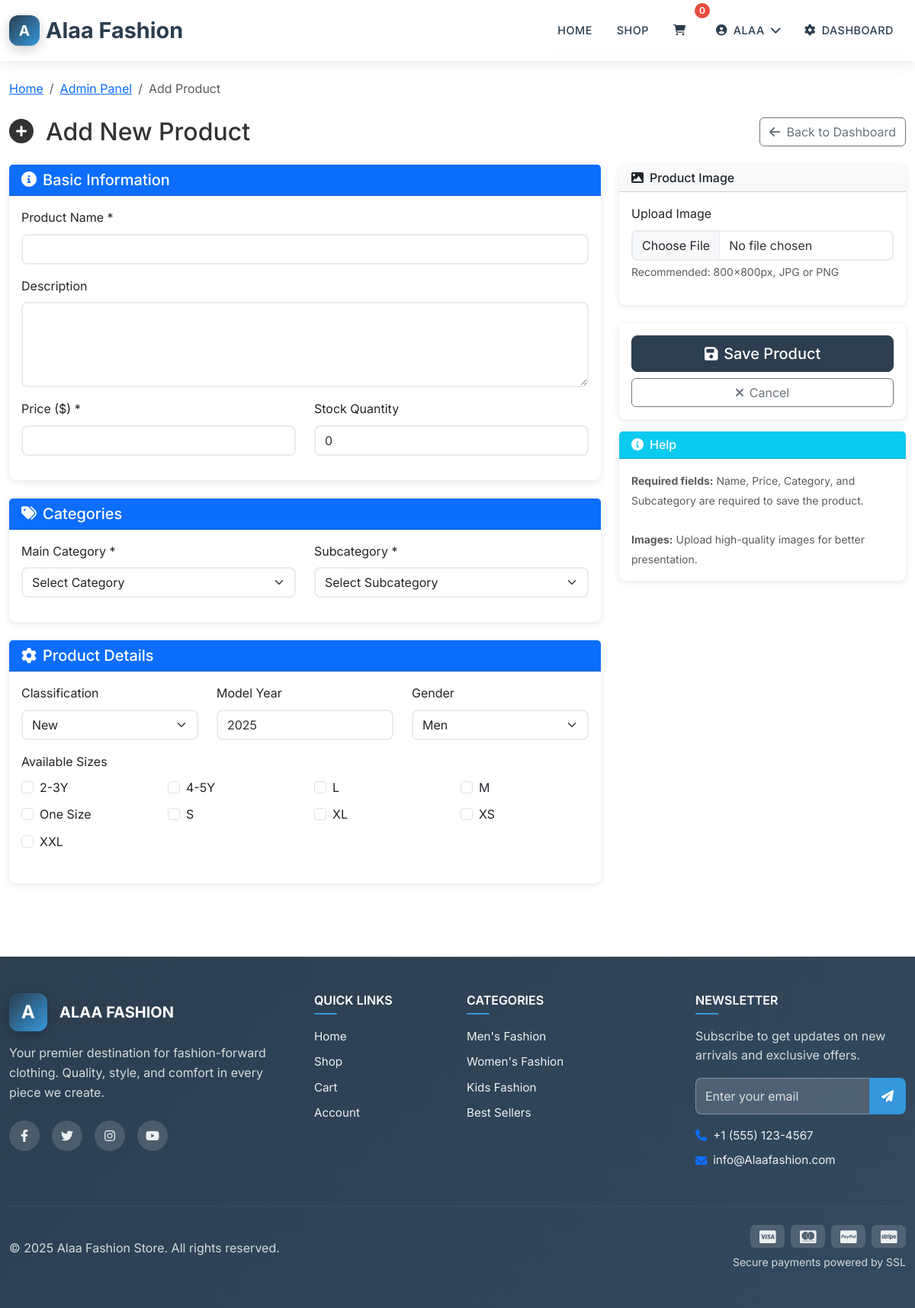
Screenshot of /add_product.php (signed in) with the database file from the repository.
### tables this page shows
CREATE TABLE `sizes` (
  `id` int(11) NOT NULL,
  `name` varchar(50) NOT NULL
);

### add_product.php (the view, shortened to what this page needs)
<?php
require_once __DIR__ . '/includes/db.php';
include 'includes/header.php';
?>
<div class="container py-4">
    <nav aria-label="breadcrumb" class="mb-4">
        <ol class="breadcrumb">
            <li class="breadcrumb-item"><a href="index.php">Home</a></li>
            <li class="breadcrumb-item"><a href="admin_panel.php">Admin Panel</a></li>
            <li class="breadcrumb-item active">Add Product</li>
        </ol>
    </nav>
    <div class="row">
        <div class="col-12">
            <div class="d-flex justify-content-between align-items-center mb-4">
                <h1 class="h2 mb-0">
                    <i class="fas fa-plus-circle me-3"></i>Add New Product
                </h1>
                <a href="admin_panel.php" class="btn btn-outline-secondary">
                    <i class="fas fa-arrow-left me-2"></i>Back to Dashboard
                </a>
            </div>
        </div>
    </div>
    <form method="post" enctype="multipart/form-data">
        <div class="row">
            <div class="col-lg-8">
                <div class="card mb-4">
                    <div class="card-header bg-primary text-white">
                        <h5 class="mb-0">
                            <i class="fas fa-info-circle me-2"></i>Basic Information
                        </h5>
                    </div>
                    <div class="card-body">
                        <div class="mb-3">
                            <label for="name" class="form-label">Product Name *</label>
                            <input type="text" class="form-control" id="name" name="name"
                                   value="<?= htmlspecialchars($_POST['name'] ?? '') ?>" required>
                        </div>
                        <div class="mb-3">
                            <label for="description" class="form-label">Description</label>
                            <textarea class="form-control" id="description" name="description" rows="4"><?= htmlspecialchars($_POST['description'] ?? '') ?></textarea>
                        </div>
                        <div class="row">
                            <div class="col-md-6 mb-3">
                                <label for="price" class="form-label">Price ($) *</label>
                                <input type="number" step="0.01" class="form-control" id="price" name="price"
                                       value="<?= $_POST['price'] ?? '' ?>" required>
                            </div>
                            <div class="col-md-6 mb-3">
                                <label for="stock_quantity" class="form-label">Stock Quantity</label>
                                <input type="number" class="form-control" id="stock_quantity" name="stock_quantity"
                                       value="<?= $_POST['stock_quantity'] ?? 0 ?>" min="0">
                            </div>
                        </div>
                    </div>
                </div>
                <div class="card mb-4">
                    <div class="card-header bg-primary text-white">
                        <h5 class="mb-0">
                            <i class="fas fa-tags me-2"></i>Categories
                        </h5>
                    </div>
                    <div class="card-body">
                        <div class="row">
                            <div class="col-md-6 mb-3">
                                <label for="category_id" class="form-label">Main Category *</label>
                                <select class="form-select" id="category_id" name="category_id" required>
                                    <option value="">Select Category</option>
                                </select>
                            </div>
                            <div class="col-md-6 mb-3">
                                <label for="subcategory_id" class="form-label">Subcategory *</label>
                                <select class="form-select" id="subcategory_id" name="subcategory_id" required>
                                    <option value="">Select Subcategory</option>
                                </select>
                            </div>
                        </div>
                    </div>
                </div>
                <div class="card mb-4">
                    <div class="card-header bg-primary text-white">
                        <h5 class="mb-0">
                            <i class="fas fa-cog me-2"></i>Product Details
                        </h5>
                    </div>
                    <div class="card-body">
                        <div class="row">
                            <div class="col-md-4 mb-3">
                                <label for="classification" class="form-label">Classification</label>
                                <select class="form-select" id="classification" name="classification">
                                    <option value="new" <?= ($_POST['classification'] ?? 'new') == 'new' ? 'selected' : '' ?>>New</option>
                                </select>
                            </div>
                            <div class="col-md-4 mb-3">
                                <label for="model_year" class="form-label">Model Year</label>
                                <input type="number" class="form-control" id="model_year" name="model_year"
                                       value="<?= $_POST['model_year'] ?? date('Y') ?>" min="2000" max="<?= date('Y') ?>">
                            </div>
                            <div class="col-md-4 mb-3">
                                <label for="gender" class="form-label">Gender</label>
                                <select class="form-select" id="gender" name="gender">
                                    <option value="men" <?= ($_POST['gender'] ?? 'men') == 'men' ? 'selected' : '' ?>>Men</option>
                                </select>
                            </div>
                        </div>
                        <div class="mb-3">
                            <label class="form-label">Available Sizes</label>
                            <div class="row">
                                <?php
                                $sizes = $conn->query("SELECT id,name FROM sizes ORDER BY name");
                                if ($sizes):
                                    while ($s = $sizes->fetch_assoc()):
                                        $checked = in_array($s['id'], $_POST['sizes'] ?? []) ? 'checked' : '';
                                ?>
                                    <div class="col-md-3 mb-2">
                                        <div class="form-check">
                                            <input class="form-check-input" type="checkbox" name="sizes[]"
                                                   value="<?= $s['id'] ?>" id="size_<?= $s['id'] ?>" <?= $checked ?>>
                                            <label class="form-check-label" for="size_<?= $s['id'] ?>">
                                                <?= htmlspecialchars($s['name']) ?>
                                            </label>
                                        </div>
                                    </div>
                                <?php
                                    endwhile;
                                endif;
                                ?>
                            </div>
                        </div>
                    </div>
                </div>
            </div>
            <div class="col-lg-4">
                <div class="card mb-4">
                    <div class="card-header bg-light">
                        <h6 class="mb-0">
                            <i class="fas fa-image me-2"></i>Product Image
                        </h6>
                    </div>
                    <div class="card-body">
                        <div class="mb-3">
                            <label for="image" class="form-label">Upload Image</label>
                            <input type="file" class="form-control" id="image" name="image" accept="image/*">
                            <div class="form-text">Recommended: 800x800px, JPG or PNG</div>
                        </div>
                    </div>
                </div>
                <div class="card">
                    <div class="card-body">
                        <div class="d-grid gap-2">
                            <button type="submit" class="btn btn-primary btn-lg">
                                <i class="fas fa-save me-2"></i>Save Product
                            </button>
                            <a href="admin_panel.php" class="btn btn-outline-secondary">
                                <i class="fas fa-times me-2"></i>Cancel
                            </a>
                        </div>
                    </div>
                </div>
                <div class="card mt-3">
                    <div class="card-header bg-info text-white">
                        <h6 class="mb-0">
                            <i class="fas fa-info-circle me-2"></i>Help
                        </h6>
                    </div>
                    <div class="card-body">
                        <small class="text-muted">
                            <strong>Required fields:</strong> Name, Price, Category, and Subcategory are required to save the product.
                            <br><br>
                            <strong>Images:</strong> Upload high-quality images for better presentation.
                        </small>
                    </div>
                </div>
            </div>
        </div>
    </form>
</div>
<?php include 'includes/footer.php'; ?>
</body>
</html>

### css/unified-styles.css (style rules this page uses)
:root { --primary-color: #2c3e50; --secondary-color: #3498db; --accent-color: #e74c3c; --success-color: #27ae60; --warning-color: #f39c12; --light-bg: #f8f9fa; --dark-bg: #2c3e50; --border-radius: 8px; --box-shadow: 0 2px 10px rgba(0, 0, 0, 0.1); --transition: all 0.3s ease; }
body { font-family: "Inter", -apple-system, BlinkMacSystemFont, sans-serif; line-height: 1.6; color: #333; }
.container { max-width: 1200px; }
.btn-primary { background-color: var(--primary-color); border-color: var(--primary-color); border-radius: var(--border-radius); font-weight: 500; transition: var(--transition); }
.card { border: none; border-radius: var(--border-radius); box-shadow: var(--box-shadow); transition: var(--transition); }
.form-control, .form-select { border-radius: var(--border-radius); border: 2px solid #e9ecef; transition: var(--transition); }
.form-control { color: #333 !important; }

### includes/header.php (style rules this page uses)
:root { --navbar-height: 80px; }

### rows the page displays
sizes: name "2-3Y"
sizes: name "4-5Y"
sizes: name "L"
sizes: name "M"
sizes: name "One Size"
sizes: name "S"
sizes: name "XL"
sizes: name "XS"
sizes: name "XXL"

### other values shown
$_SESSION['username'] "ALAA"
